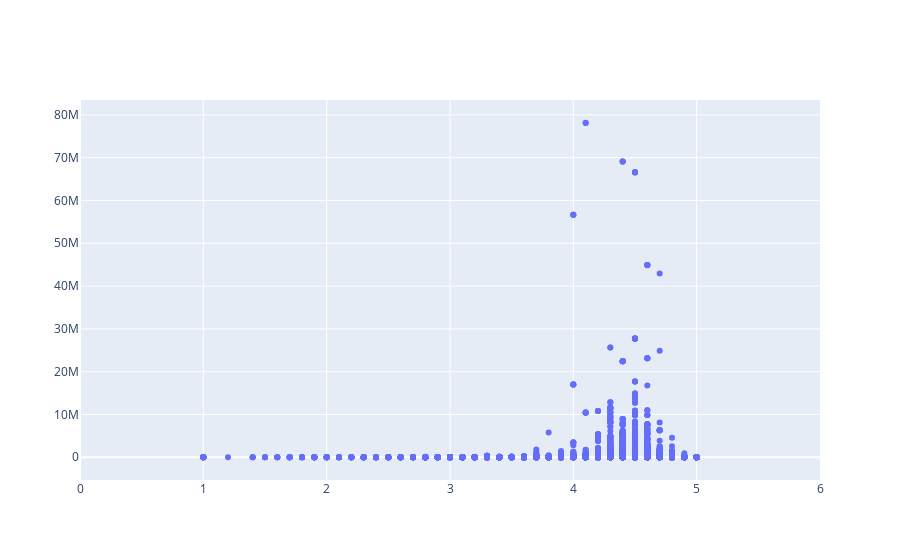

Notebook cell for this chart:
### Code cell
fig=go.Figure(data=go.Scatter(x=google['Rating'],
                                y=google['Reviews'],
                                mode='markers',
#                                 marker_color=google['Reviews']
                             ))
fig.update_xaxes(range=[0,6])

fig.show()

### Figure 1 — Plotly figure (JSON) as saved in the notebook; plotly's stock layout.template omitted (floating-point values rounded to 4 significant figures; data arrays with more than 128 entries replaced by an {"elided": "..."} marker saying what was removed)
{"data": [{"mode": "markers", "type": "scatter", "x": {"elided": "10841 float values"}, "y": {"elided": "10841 str values"}}], "layout": {"xaxis": {"range": [0, 6]}}}
